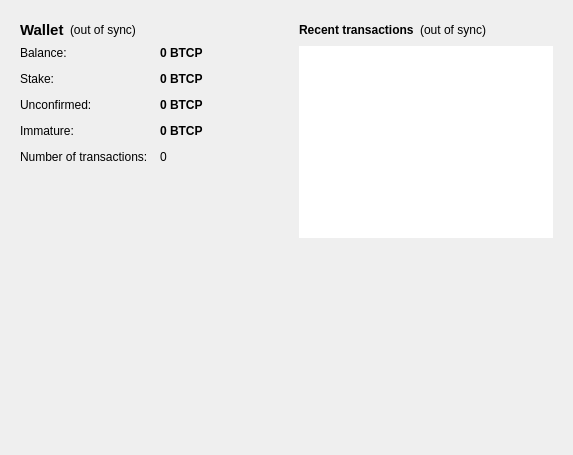
<?xml version="1.0" encoding="UTF-8"?>
<ui version="4.0">
 <class>OverviewPage</class>
 <widget class="QWidget" name="OverviewPage">
  <property name="geometry">
   <rect>
    <x>0</x>
    <y>0</y>
    <width>573</width>
    <height>455</height>
   </rect>
  </property>
  <property name="windowTitle">
   <string>Form</string>
  </property>
  <layout class="QHBoxLayout" name="horizontalLayout" stretch="1,1">
   <item>
    <layout class="QVBoxLayout" name="verticalLayout_2">
     <item>
      <widget class="QFrame" name="frame">
       <layout class="QVBoxLayout" name="verticalLayout_4">
        <item>
         <layout class="QHBoxLayout" name="horizontalLayout_4">
          <item>
           <widget class="QLabel" name="label_5">
            <property name="font">
             <font>
              <pointsize>11</pointsize>
              <weight>75</weight>
              <bold>true</bold>
             </font>
            </property>
            <property name="text">
             <string>Wallet</string>
            </property>
           </widget>
          </item>
          <item>
           <widget class="QLabel" name="labelWalletStatus">
            <property name="toolTip">
             <string>The displayed information may be out of date. Your wallet automatically synchronizes with the BTCP network after a connection is established, but this process has not completed yet.</string>
            </property>
            <property name="text">
             <string notr="true">(out of sync)</string>
            </property>
            <property name="alignment">
             <set>Qt::AlignLeading|Qt::AlignLeft|Qt::AlignVCenter</set>
            </property>
           </widget>
          </item>
          <item>
           <spacer name="horizontalSpacer_2">
            <property name="orientation">
             <enum>Qt::Horizontal</enum>
            </property>
            <property name="sizeHint" stdset="0">
             <size>
              <width>40</width>
              <height>20</height>
             </size>
            </property>
           </spacer>
          </item>
         </layout>
        </item>
        <item>
         <layout class="QFormLayout" name="formLayout_2">
          <property name="fieldGrowthPolicy">
           <enum>QFormLayout::AllNonFixedFieldsGrow</enum>
          </property>
          <property name="horizontalSpacing">
           <number>12</number>
          </property>
          <property name="verticalSpacing">
           <number>12</number>
          </property>
          <item row="0" column="0">
           <widget class="QLabel" name="label">
            <property name="text">
             <string>Balance:</string>
            </property>
           </widget>
          </item>
          <item row="0" column="1">
           <widget class="QLabel" name="labelBalance">
            <property name="font">
             <font>
              <weight>75</weight>
              <bold>true</bold>
             </font>
            </property>
            <property name="cursor">
             <cursorShape>IBeamCursor</cursorShape>
            </property>
            <property name="toolTip">
             <string>Your current balance</string>
            </property>
            <property name="text">
             <string notr="true">0 BTCP</string>
            </property>
            <property name="textInteractionFlags">
             <set>Qt::LinksAccessibleByMouse|Qt::TextSelectableByKeyboard|Qt::TextSelectableByMouse</set>
            </property>
           </widget>
          </item>
          <item row="1" column="0">
           <widget class="QLabel" name="label_6">
            <property name="text">
             <string>Stake:</string>
            </property>
           </widget>
          </item>
          <item row="1" column="1">
           <widget class="QLabel" name="labelStake">
            <property name="font">
             <font>
              <weight>75</weight>
              <bold>true</bold>
             </font>
            </property>
            <property name="cursor">
             <cursorShape>IBeamCursor</cursorShape>
            </property>
            <property name="toolTip">
             <string>Total of coins that was staked, and do not yet count toward the current balance</string>
            </property>
            <property name="text">
             <string notr="true">0 BTCP</string>
            </property>
            <property name="textInteractionFlags">
             <set>Qt::LinksAccessibleByMouse|Qt::TextSelectableByKeyboard|Qt::TextSelectableByMouse</set>
            </property>
           </widget>
          </item>
          <item row="2" column="0">
           <widget class="QLabel" name="label_3">
            <property name="text">
             <string>Unconfirmed:</string>
            </property>
           </widget>
          </item>
          <item row="2" column="1">
           <widget class="QLabel" name="labelUnconfirmed">
            <property name="font">
             <font>
              <weight>75</weight>
              <bold>true</bold>
             </font>
            </property>
            <property name="cursor">
             <cursorShape>IBeamCursor</cursorShape>
            </property>
            <property name="toolTip">
             <string>Total of transactions that have yet to be confirmed, and do not yet count toward the current balance</string>
            </property>
            <property name="text">
             <string notr="true">0 BTCP</string>
            </property>
            <property name="textInteractionFlags">
             <set>Qt::LinksAccessibleByMouse|Qt::TextSelectableByKeyboard|Qt::TextSelectableByMouse</set>
            </property>
           </widget>
          </item>
          <item row="3" column="0">
           <widget class="QLabel" name="labelImmatureText">
            <property name="text">
             <string>Immature:</string>
            </property>
           </widget>
          </item>
          <item row="3" column="1">
           <widget class="QLabel" name="labelImmature">
            <property name="font">
             <font>
              <weight>75</weight>
              <bold>true</bold>
             </font>
            </property>
            <property name="toolTip">
             <string>Mined balance that has not yet matured</string>
            </property>
            <property name="text">
             <string notr="true">0 BTCP</string>
            </property>
            <property name="textInteractionFlags">
             <set>Qt::LinksAccessibleByMouse|Qt::TextSelectableByKeyboard|Qt::TextSelectableByMouse</set>
            </property>
           </widget>
          </item>
          <item row="4" column="0">
           <widget class="QLabel" name="label_2">
            <property name="text">
             <string>Number of transactions:</string>
            </property>
           </widget>
          </item>
          <item row="4" column="1">
           <widget class="QLabel" name="labelNumTransactions">
            <property name="toolTip">
             <string>Total number of transactions in wallet</string>
            </property>
            <property name="text">
             <string notr="true">0</string>
            </property>
           </widget>
          </item>
         </layout>
        </item>
       </layout>
      </widget>
     </item>
     <item>
      <spacer name="verticalSpacer">
       <property name="orientation">
        <enum>Qt::Vertical</enum>
       </property>
       <property name="sizeHint" stdset="0">
        <size>
         <width>20</width>
         <height>40</height>
        </size>
       </property>
      </spacer>
     </item>
     <item>
      <widget class="QLabel" name="label_61">
       <property name="text">
        <string/>
       </property>
       <property name="pixmap">
        <pixmap resource="../bitcoin.qrc">:/images/backg</pixmap>
       </property>
       <property name="scaledContents">
        <bool>false</bool>
       </property>
       <property name="alignment">
        <set>Qt::AlignCenter</set>
       </property>
       <property name="margin">
        <number>-2</number>
       </property>
      </widget>
     </item>
    </layout>
   </item>
   <item>
    <layout class="QVBoxLayout" name="verticalLayout_3">
     <item>
      <widget class="QFrame" name="frame_2">
       <layout class="QVBoxLayout" name="verticalLayout">
        <item>
         <layout class="QHBoxLayout" name="horizontalLayout_2">
          <item>
           <widget class="QLabel" name="label_4">
            <property name="text">
             <string>&lt;b&gt;Recent transactions&lt;/b&gt;</string>
            </property>
           </widget>
          </item>
          <item>
           <widget class="QLabel" name="labelTransactionsStatus">
            <property name="toolTip">
             <string>The displayed information may be out of date. Your wallet automatically synchronizes with the BTCP network after a connection is established, but this process has not completed yet.</string>
            </property>
            <property name="text">
             <string notr="true">(out of sync)</string>
            </property>
            <property name="alignment">
             <set>Qt::AlignRight|Qt::AlignTrailing|Qt::AlignVCenter</set>
            </property>
           </widget>
          </item>
          <item>
           <spacer name="horizontalSpacer">
            <property name="orientation">
             <enum>Qt::Horizontal</enum>
            </property>
            <property name="sizeHint" stdset="0">
             <size>
              <width>40</width>
              <height>20</height>
             </size>
            </property>
           </spacer>
          </item>
         </layout>
        </item>
        <item>
         <widget class="QListView" name="listTransactions">
          <property name="frameShape">
           <enum>QFrame::NoFrame</enum>
          </property>
          <property name="verticalScrollBarPolicy">
           <enum>Qt::ScrollBarAlwaysOff</enum>
          </property>
          <property name="horizontalScrollBarPolicy">
           <enum>Qt::ScrollBarAlwaysOff</enum>
          </property>
          <property name="selectionMode">
           <enum>QAbstractItemView::NoSelection</enum>
          </property>
         </widget>
        </item>
       </layout>
      </widget>
     </item>
     <item>
      <spacer name="verticalSpacer_2">
       <property name="orientation">
        <enum>Qt::Vertical</enum>
       </property>
       <property name="sizeHint" stdset="0">
        <size>
         <width>20</width>
         <height>40</height>
        </size>
       </property>
      </spacer>
     </item>
    </layout>
   </item>
  </layout>
 </widget>
 <resources>
  <include location="../bitcoin.qrc"/>
 </resources>
 <connections/>
</ui>
